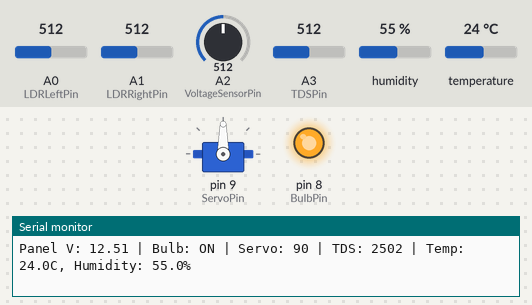
A sketch run on a simulated Arduino Uno, built with avr-gcc and run on an emulated ATmega328P. Shown: servo, output pins drawn as LEDs (lit = HIGH), the last lines printed to the serial monitor. The test bench sets the inputs (shaded band); at power-on: A0 (LDRLeftPin) = 512, A2 (VoltageSensorPin) = 512, A1 (LDRRightPin) = 512, A3 (TDSPin) = 512, humidity 55 %, temperature 24 °C. The modem accepts every AT command (registered, SIM ready, sends succeed) and sends nothing else.

Above: at 13.2 s.
13.3 s: A0 (LDRLeftPin) set to 553
14.8 s: A0 (LDRLeftPin) set to 575
At 18.75 s:
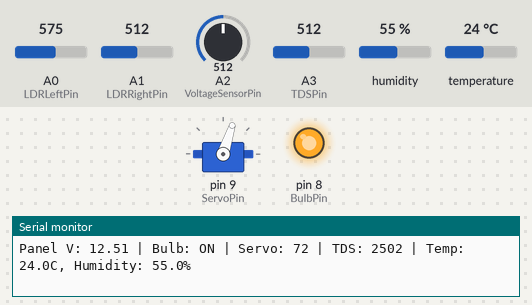
19.2 s: A2 (VoltageSensorPin) set to 43
At 21.62 s:
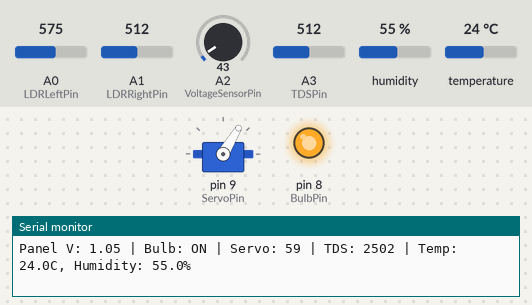
23.6 s: A2 (VoltageSensorPin) set to 36
At 25.35 s:
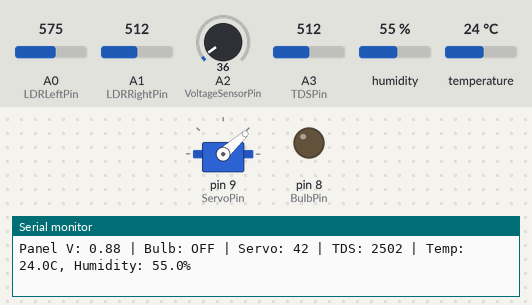
27.1 s: A1 (LDRRightPin) set to 537
32.9 s: A1 (LDRRightPin) set to 716
At 38.59 s:
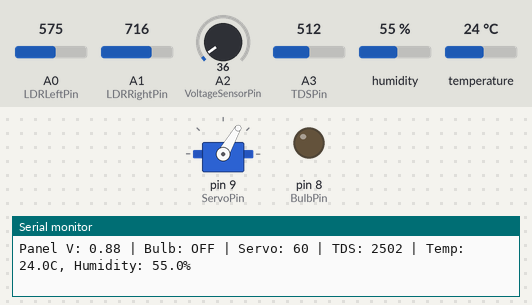
Timing chart, 0 to 49.0 s (numbered marks = the images above; inputs shaded):
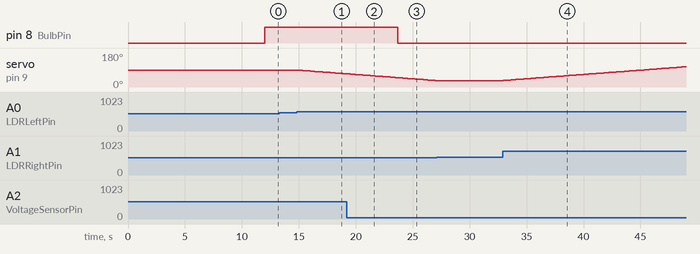

The sketch:

AquaSolar.ino
```cpp
/*
Aqua Solar – Floating Solar Water Quality Monitoring System
Author: Manognya D S K
Platform: Arduino UNO

This system performs:
1. Solar panel sun tracking using two LDR sensors and a servo motor
2. Water quality monitoring using TDS, temperature, and humidity sensors
3. Solar panel voltage monitoring
4. Automatic bulb control based on panel voltage
5. Data upload to ThingSpeak using ESP8266 WiFi module

Project Goal:
To create a solar-powered autonomous platform for monitoring environmental
parameters in water bodies.
*/
#include <Servo.h>
#include <DHT.h>
#include <SoftwareSerial.h>

// ---------- PIN ASSIGNMENTS ----------
#define LDRLeftPin A0
#define LDRRightPin A1
#define VoltageSensorPin A2
#define TDSPin A3
#define DHTPin 7
#define BulbPin 8
#define ServoPin 9

#define ESP_RX 2  // Arduino RX (to ESP8266 TX)
#define ESP_TX 3  // Arduino TX (to ESP8266 RX via voltage divider)

Servo sunServo;
int servoPos = 90; // Sets the servo's initial position as center

#define DHTTYPE DHT11
DHT dht(DHTPin, DHTTYPE);

SoftwareSerial espSerial(ESP_RX, ESP_TX);

// ---------- WIFI CONFIGURATION ----------
#define WIFI_SSID "your_wifi_ssid"
#define WIFI_PASSWORD "your_wifi_password"
#define TS_APIKEY "your_thingspeak_api_key" // Replace with your ThingSpeak API key

// ---------- PROJECT PARAMETERS ----------
const float bulbVoltageThreshold = 1.0;  // The minimum voltage to turn on the bulb
const int ldrSensitivity = 50;            // sensitivity for sun tracking

void setup() {
  Serial.begin(9600);
  espSerial.begin(115200); // ESP-01 default baud rate

  pinMode(BulbPin, OUTPUT);
  sunServo.attach(ServoPin);
  sunServo.write(servoPos);
  dht.begin();
  delay(2000); // Allow sensors & ESP8266 to stabilize

  // ESP8266 WiFi Setup
  espSerial.println("AT+RST");   // Reset ESP-01
  delay(2000);
  espSerial.println("AT+CWMODE=1"); // Station mode
  delay(1000);
  espSerial.print("AT+CWJAP=\"");
  espSerial.print(WIFI_SSID);
  espSerial.print("\",\"");
  espSerial.print(WIFI_PASSWORD);
  espSerial.println("\"");
  delay(7000); // Allow WiFi to connect
}

// Upload sensor data every 60 seconds
unsigned long lastUpload = 0;
const unsigned long uploadInterval = 60000;

void loop() {
  // --- LDR Sun Tracking ---
  //To detect which side is receiving more sunlight
  //The servo motor rotates the solar panel towards the brighter side for maximum solar energy harversting
  int ldrLeft = analogRead(LDRLeftPin);
  int ldrRight = analogRead(LDRRightPin);
  int ldrDiff = ldrLeft - ldrRight;

  if (ldrDiff > ldrSensitivity && servoPos > 0)
    servoPos -= 1;
  else if (ldrDiff < -ldrSensitivity && servoPos < 180)
    servoPos += 1;
  sunServo.write(servoPos);

  // --- Voltage Sensor ---
  int rawVoltage = analogRead(VoltageSensorPin);
  float panelVoltage = (rawVoltage / 1023.0) * 5.0 * 5.0; // Voltage divider scaling factor (depends on sensor module).
// Adjust this multiplier based on calibration with a multimeter.

  // --- Bulb Control ---
  if (panelVoltage >= bulbVoltageThreshold)
    digitalWrite(BulbPin, HIGH);
  else
    digitalWrite(BulbPin, LOW);

  // --- TDS Sensor ---
  int tdsRaw = analogRead(TDSPin);
  float tdsValue = (tdsRaw / 1023.0) * 5.0 * 1000;

  // --- DHT11 Sensor ---
  float temperature = dht.readTemperature();
  float humidity = dht.readHumidity();

  // --- Serial Output (for debugging) ---
  Serial.print("Panel V: "); Serial.print(panelVoltage, 2); Serial.print(" | ");
  Serial.print("Bulb: "); Serial.print((panelVoltage >= bulbVoltageThreshold) ? "ON" : "OFF"); Serial.print(" | ");
  Serial.print("Servo: "); Serial.print(servoPos); Serial.print(" | ");
  Serial.print("TDS: "); Serial.print(tdsValue, 0); Serial.print(" | ");
  if (isnan(temperature) || isnan(humidity)) {
    Serial.print("Temp: -- C, Humidity: -- %");
  } else {
    Serial.print("Temp: "); Serial.print(temperature, 1); Serial.print("C, ");
    Serial.print("Humidity: "); Serial.print(humidity, 1); Serial.print("%");
  }
  Serial.println();

  // --- WiFi Data Upload Section ---//
  //Upload sensor data to ThingSpeak cloud platform
  // every 60 seconds for remote monitoring.
  if (millis() - lastUpload > uploadInterval) {
    lastUpload = millis();

    // Format GET request for ThingSpeak (adjust for your endpoint)
    String getStr = "GET /update?api_key=";
    getStr += TS_APIKEY;
    getStr += "&field1=" + String(panelVoltage, 2);
    getStr += "&field2=" + String(tdsValue, 0);
    getStr += "&field3=" + String(temperature, 1);
    getStr += "&field4=" + String(humidity, 1);
    getStr += " HTTP/1.1\r\nHost: api.thingspeak.com\r\nConnection: close\r\n\r\n";

    espSerial.println("AT+CIPSTART=\"TCP\",\"api.thingspeak.com\",80");
    delay(2000);

    espSerial.print("AT+CIPSEND=");
    espSerial.println(getStr.length());
    delay(200);

    espSerial.print(getStr);
    delay(4500); // Wait for data to send
    espSerial.println("AT+CIPCLOSE");
    delay(500);
  }

  delay(200); // Smooth servo movement
}
```

Measured:
- the behaviour switches between 562 and 563 on A0 (LDRLeftPin) (found by bisection; images 0 and 1)
- the behaviour switches between 41 and 40 on A2 (VoltageSensorPin) (found by bisection; images 2 and 3)
- after the input at 14.8 s, servo on pin 9 (ServoPin): moves from 90° to 70° over 4.2 s, starting after 0.09 s
- after the input at 23.6 s, pin 8 (BulbPin): HIGH → LOW after 0.10 s
- after the input at 27.1 s, servo on pin 9 (ServoPin): stays 34° (without the input it goes to 33° after 0.12 s)
- after the input at 32.9 s, servo on pin 9 (ServoPin): moves from 34° to 107° over 15.9 s, starting after 0.06 s
